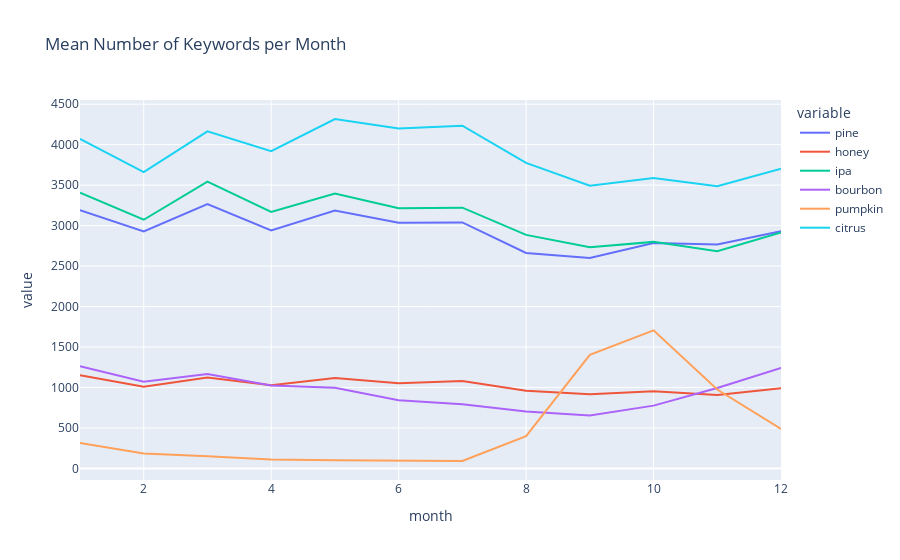

The cell this chart's notebook holds for it:
### Code cell
# plot with plotly the mean number of ratings per month with standard deviation
fig = px.line(textual_ratings_df_keywords_monthly, x='month', y=first_aroma, title='Mean Number of Keywords per Month')
fig.show()

### Figure 1 — Plotly figure (JSON) as saved in the notebook; plotly's stock layout.template omitted (floating-point values rounded to 4 significant figures)
{"data": [{"hovertemplate": "variable=pine<br>month=%{x}<br>value=%{y}<extra></extra>", "legendgroup": "pine", "line": {"color": "#636efa", "dash": "solid"}, "marker": {"symbol": "circle"}, "mode": "lines", "name": "pine", "orientation": "v", "showlegend": true, "type": "scatter", "x": [1, 2, 3, 4, 5, 6, 7, 8, 9, 10, 11, 12], "xaxis": "x", "y": [3189.0, 2929.0, 3267.0, 2940.0, 3187.0, 3035.0, 3039.0, 2662.0, 2601.0, 2784.0, 2765.0, 2930.0], "yaxis": "y"}, {"hovertemplate": "variable=honey<br>month=%{x}<br>value=%{y}<extra></extra>", "legendgroup": "honey", "line": {"color": "#EF553B", "dash": "solid"}, "marker": {"symbol": "circle"}, "mode": "lines", "name": "honey", "orientation": "v", "showlegend": true, "type": "scatter", "x": [1, 2, 3, 4, 5, 6, 7, 8, 9, 10, 11, 12], "xaxis": "x", "y": [1152.0, 1010.0, 1124.0, 1029.0, 1118.0, 1054.0, 1079, 960.3, 915.5, 953.4, 908.5, 990.4], "yaxis": "y"}, {"hovertemplate": "variable=ipa<br>month=%{x}<br>value=%{y}<extra></extra>", "legendgroup": "ipa", "line": {"color": "#00cc96", "dash": "solid"}, "marker": {"symbol": "circle"}, "mode": "lines", "name": "ipa", "orientation": "v", "showlegend": true, "type": "scatter", "x": [1, 2, 3, 4, 5, 6, 7, 8, 9, 10, 11, 12], "xaxis": "x", "y": [3406.0, 3072.0, 3544.0, 3169.0, 3397.0, 3214.0, 3221.0, 2885.0, 2732.0, 2799.0, 2684.0, 2915.0], "yaxis": "y"}, {"hovertemplate": "variable=bourbon<br>month=%{x}<br>value=%{y}<extra></extra>", "legendgroup": "bourbon", "line": {"color": "#ab63fa", "dash": "solid"}, "marker": {"symbol": "circle"}, "mode": "lines", "name": "bourbon", "orientation": "v", "showlegend": true, "type": "scatter", "x": [1, 2, 3, 4, 5, 6, 7, 8, 9, 10, 11, 12], "xaxis": "x", "y": [1264, 1070.0, 1165, 1025.0, 997.9, 841.0, 793.0, 703.3, 654.5, 775.6, 993.1, 1242.0], "yaxis": "y"}, {"hovertemplate": "variable=pumpkin<br>month=%{x}<br>value=%{y}<extra></extra>", "legendgroup": "pumpkin", "line": {"color": "#FFA15A", "dash": "solid"}, "marker": {"symbol": "circle"}, "mode": "lines", "name": "pumpkin", "orientation": "v", "showlegend": true, "type": "scatter", "x": [1, 2, 3, 4, 5, 6, 7, 8, 9, 10, 11, 12], "xaxis": "x", "y": [315.1, 184.7, 151.4, 109.7, 102, 96.45, 91.7, 399.2, 1403.0, 1706.0, 975.1, 489.2], "yaxis": "y"}, {"hovertemplate": "variable=citrus<br>month=%{x}<br>value=%{y}<extra></extra>", "legendgroup": "citrus", "line": {"color": "#19d3f3", "dash": "solid"}, "marker": {"symbol": "circle"}, "mode": "lines", "name": "citrus", "orientation": "v", "showlegend": true, "type": "scatter", "x": [1, 2, 3, 4, 5, 6, 7, 8, 9, 10, 11, 12], "xaxis": "x", "y": [4071.0, 3660.0, 4165, 3920.0, 4317.0, 4201.0, 4234.0, 3774.0, 3493.0, 3587.0, 3486.0, 3701.0], "yaxis": "y"}], "layout": {"legend": {"title": {"text": "variable"}, "tracegroupgap": 0}, "title": {"text": "Mean Number of Keywords per Month"}, "xaxis": {"anchor": "y", "domain": [0, 1], "title": {"text": "month"}}, "yaxis": {"anchor": "x", "domain": [0, 1], "title": {"text": "value"}}}}
